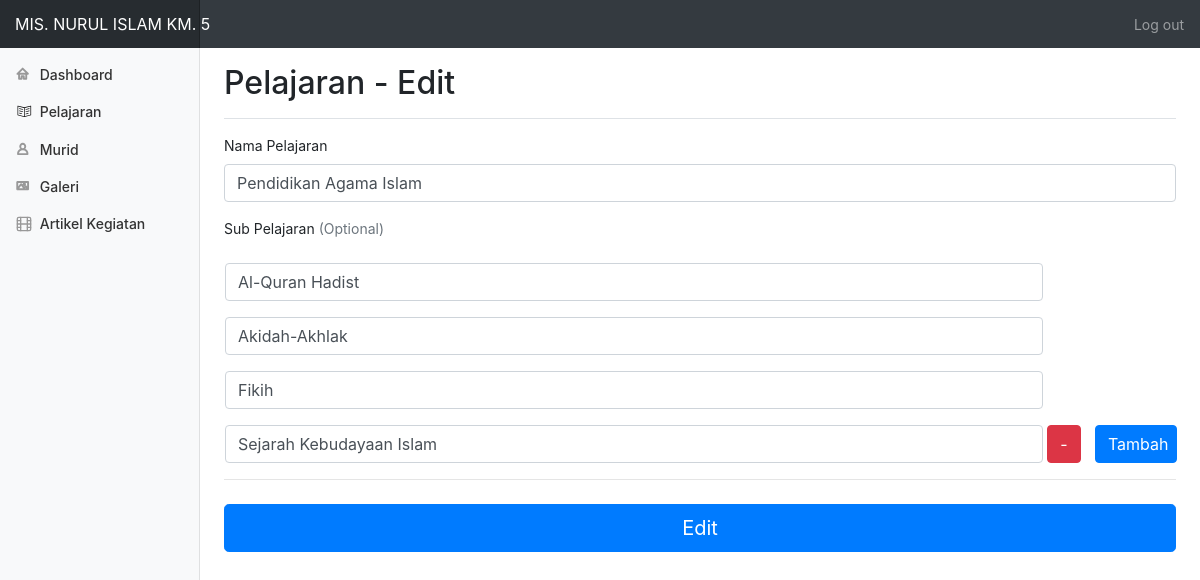
Screenshot of /admin/pelajaran-edit.php?id=17 (signed in) with the database file from the repository.
### tables this page shows
CREATE TABLE `pelajaran` (
  `id` int(11) NOT NULL,
  `nama_pelajaran` varchar(255) NOT NULL,
  `sub_pelajaran` text NOT NULL
);

### admin/pelajaran-edit.php (the view, shortened to what this page needs)
<?php
include("header.php");
?>
        <main role="main" class="col-md-9 ml-sm-auto col-lg-10 pt-3 px-4">
          <div class="d-flex justify-content-between flex-wrap flex-md-nowrap align-items-center pb-2 mb-3 border-bottom">
            <h1 class="h2">Pelajaran - Edit</h1>
          </div>
          <?php
            $query = mysqli_query($conn, "SELECT * FROM pelajaran WHERE id = " . @$_GET['id']);
            $data = mysqli_fetch_array($query);
          ?>
          <div class="row">
          <div class="col-md-12 order-md-1">
          <form class="needs-validation" novalidate="" method="POST">
            <div class="mb-3">
              <label for="nama">Nama Pelajaran</label>
              <input type="text" class="form-control" name="nama" id="nama" value="<?=$data["nama_pelajaran"]?>" required>
            </div>
            <div class="mb-3">
              <label for="sub">Sub Pelajaran <span class="text-muted">(Optional)</span></label>
              <div class="row">
              <?php foreach(json_decode($data['sub_pelajaran']) as $key=>$val): ?>
                  <input type="text" class="form-control col-10 ml-3 mt-3" name="sub[]" id="<?=$key==0?"sub1":"sub"?>" value="<?=$val?>">
                <?php endforeach ?>
                <button class="btn btn-danger ml-1 mt-auto" id="kurang-sub">-</button>
                <a class="btn btn-primary col-1 mx-auto mt-auto" id="tambah-sub">Tambah</a>
              </div>
            </div>
            <hr class="mb-4">
            <button class="btn btn-primary btn-lg btn-block" type="submit">Edit</button>
          </form>
        </div>
      </div>
        </main>
      </div>
    </div>
</body>
</html>

### css/admin.css (style rules this page uses)
body { font-size: .875rem; }
.border-bottom { border-bottom: 1px solid #e5e5e5; }

### rows the page displays
pelajaran: nama "Pendidikan Agama Islam", sub_pelajaran "Al-Quran Hadist", sub_pelajaran "Akidah-Akhlak", sub_pelajaran "Fikih", sub_pelajaran "Sejarah Kebudayaan Islam"
